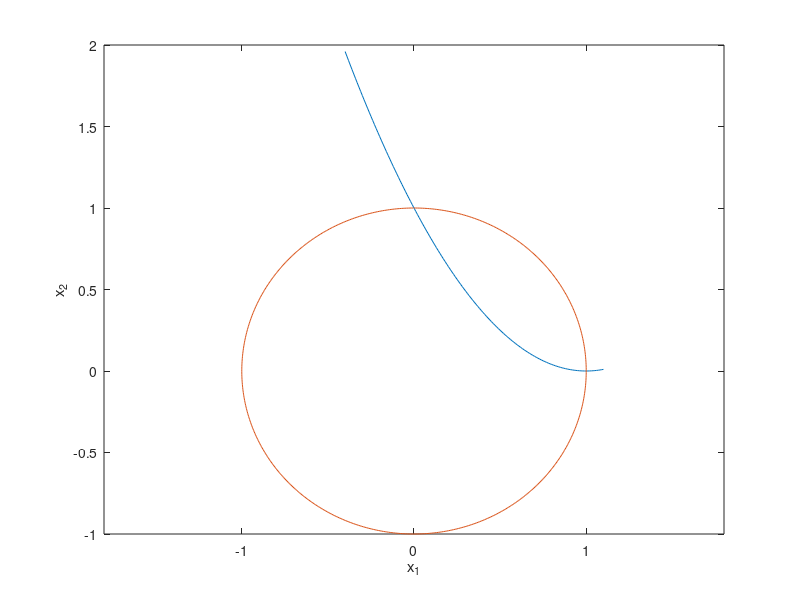

Write MATLAB code to recreate this figure.
% Example 9.1 -- Figure 9.1 : simple plots

x = -0.4:.01:1.1;
y = x.^2 -2*x + 1;

t = 0:.01:2*pi;
xx = sin(t);
yy = cos(t);

plot(x,y,xx,yy)
axis([-1.8 1.8 -1 2])
xlabel('x_1')
ylabel('x_2')